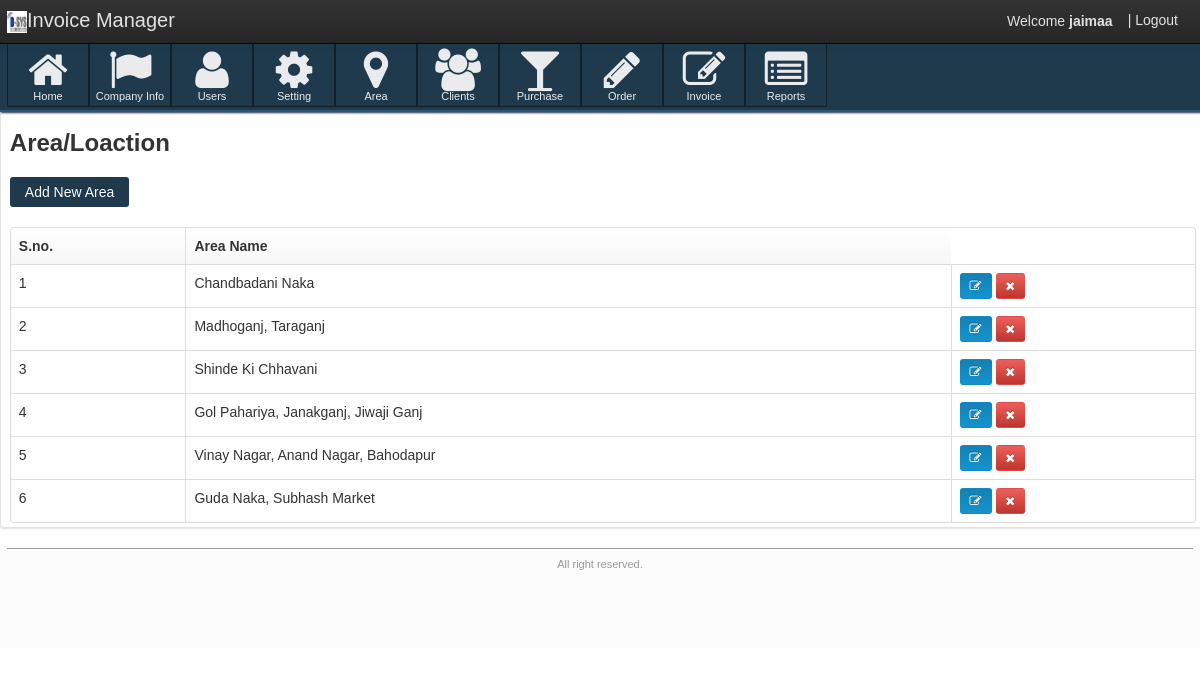
Screenshot of /JAIGST/area_mgmt.php (signed in) with the database file from the repository.
### tables this page shows
CREATE TABLE `area` (
  `area_id` bigint(10) NOT NULL,
  `area_name` varchar(100) NOT NULL
);

### JAIGST/area_mgmt.php (the view, shortened to what this page needs)
<?php
if(isset($_SESSION['login']) && $_SESSION['type']=='Admin')
{
?>
<!DOCTYPE html>
<html lang="en">
<head>
    <link href="css/customize-template.css" type="text/css" media="screen, projection" rel="stylesheet" />
</head>
    <body>
    <div class="navbar navbar-fixed-top">
        <div class="navbar-inner">
            <div class="container">
                <a href="#" class="brand"><img src="images/Dsys Logo.png" width="20px" height="20px" />Invoice Manager</a>
                <div id="app-nav-top-bar" class="nav-collapse">
                   <ul class="nav pull-right">
					<li style="margin-top: 11px;">
						Welcome <strong><?php echo $_SESSION['UserName'] ?> </strong>
					</li>
                        <li>
                            <a href="signout.php">| Logout</a>
                        </li>
                    </ul>
                </div>
            </div>
        </div>
    </div>
    <div id="body-container">
        <div id="body-content">
            <div class="body-nav body-nav-horizontal body-nav-fixed">
                <div class="container">
                   			<ul> <li>
                                    <a href="dashboard.php">
                                        <i class="icon-home icon-large"></i> Home
                                    </a>
                                </li>
								<li>
                                    <a href="company_info.php">
                                        <i class="icon-flag icon-large"></i> Company Info
                                    </a>
                                </li>
                                <li>
                                    <a href="users.php">
                                        <i class="icon-user icon-large"></i> Users
                                    </a>
                                </li>
								<li>
                                    <a href="setting.php">
                                        <i class="icon-cog icon-large"></i> Setting
                                    </a>
                                </li>
								<li>
                                    <a href="area_mgmt.php">
                                        <i class="icon-map-marker icon-large"></i> Area
                                    </a>
                                </li>
                                <li>
                                    <a href="client_mgmt.php">
                                        <i class="icon-group icon-large"></i> Clients
                                    </a>
                                </li>
								<li>
                                    <a href="purchase_mgmt.php">
                                        <i class="icon-glass icon-large"></i> Purchase
                                    </a>
                                </li>
								<li>
                                    <a href="order_mgmt.php">
                                        <i class="icon-pencil icon-large"></i> Order
                                    </a>
                                </li>
								<li>
                                    <a href="invoice_mgmt.php">
                                        <i class="icon-edit icon-large"></i> Invoice
                                    </a>
                                </li>
								<li>
                                    <a href="reports.php">
                                        <i class="icon-list-alt icon-large"></i> Reports
                                    </a>
                                </li>
                    </ul>
                </div>
            </div>
<div class="box">
	<div class="container">
		<section class="content-header">
			<h3>
				Area/Loaction
			</h3>
		</section>
	</div>
	<div class="box-content">
		<section id="my-account-security-form" class="page container">
				<div class="container">
					<div class="row">
						<div id="acct-password-row" class="span16">
                        <a href="create_area.php?opt=1"><button id="submit-button" type="button" class="btn btn-primary" name="action" value="" style="margin-bottom:20px">Add New Area</button></a>
                        <div class="box-content box-table">
                            <table id="sample-table" class="table table-hover table-bordered tablesorter">
                                <thead>
                                    <tr>
                                        <th>S.no.</th>
                                        <th>Area Name</th>
                                    </tr>
                                </thead>
                                <tbody>
                                <?php
										$res=mysql_query("select * from area");
										while($r=mysql_fetch_array($res))
										{
											echo "<tr><td>".$r[0]."</td><td>".$r[1]."</td><td class='td-actions'>
                                            	<a href='edit_area.php?opt=3&area_id=$r[0]' class='btn btn-small btn-info'>
                                                	<i class='btn-icon-only icon-edit'></i>
                                            	</a>
                                           		<a href='del_area.php?opt=2&area_id=$r[0]' onClick='confirmDelete();' class='btn btn-small btn-danger'>
                                            	    <i class='btn-icon-only icon-remove'></i>
                                            	</a>
												</td>
			                                    </tr>";
										}
										?>
                                </tbody>
                            </table>
						</div>
					</div>
            	</div>
		</section>
	</div></div>
    <footer class="application-footer">
        <div class="container">
            <div class="disclaimer">
                <p> All right reserved.</p>
            </div>
        </div>
    </footer>
	</body>
</html>
<?php
}
else
{header('location:signout.php');}
?>

### JAIGST/area_mgmt.php (style rules this page uses)
#body-content { padding-bottom: 0px !important; }
.application-footer { margin-top: 0px !important; }
#body-container { height: auto; min-height: 0% !important; }

### rows the page displays
area: area_id "1", area_name "Chandbadani Naka"
area: area_id "2", area_name "Madhoganj, Taraganj"
area: area_id "3", area_name "Shinde Ki Chhavani"
area: area_id "4", area_name "Gol Pahariya, Janakganj, Jiwaji Ganj"
area: area_id "5", area_name "Vinay Nagar, Anand Nagar, Bahodapur"
area: area_id "6", area_name "Guda Naka, Subhash Market"

### other values shown
$_SESSION['UserName'] "jaimaa"
